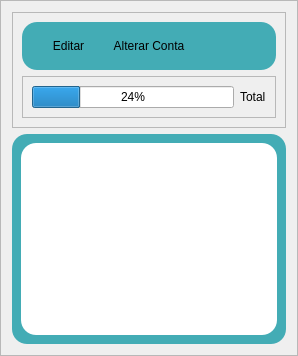
               <widget class="QFrame" name="frame_10">
                <property name="frameShape">
                 <enum>QFrame::StyledPanel</enum>
                </property>
                <property name="frameShadow">
                 <enum>QFrame::Raised</enum>
                </property>
                <layout class="QVBoxLayout" name="verticalLayout_29">
                 <item>
                  <widget class="QFrame" name="frame_13">
                   <property name="frameShape">
                    <enum>QFrame::StyledPanel</enum>
                   </property>
                   <property name="frameShadow">
                    <enum>QFrame::Raised</enum>
                   </property>
                   <layout class="QVBoxLayout" name="verticalLayout_30">
                    <item>
                     <widget class="QFrame" name="frame_16">
                      <property name="styleSheet">
                       <string notr="true">background-color: #43ACB5;
border-radius:15px;</string>
                      </property>
                      <property name="frameShape">
                       <enum>QFrame::StyledPanel</enum>
                      </property>
                      <property name="frameShadow">
                       <enum>QFrame::Raised</enum>
                      </property>
                      <layout class="QHBoxLayout" name="horizontalLayout_7">
                       <item>
                        <widget class="QPushButton" name="btn_editarUser">
                         <property name="minimumSize">
                          <size>
                           <width>0</width>
                           <height>30</height>
                          </size>
                         </property>
                         <property name="font">
                          <font>
                           <weight>50</weight>
                           <bold>false</bold>
                          </font>
                         </property>
                         <property name="cursor">
                          <cursorShape>PointingHandCursor</cursorShape>
                         </property>
                         <property name="styleSheet">
                          <string notr="true">
QPushButton:hover{
	
	
	color: rgb(255, 255, 255);
	background-color: rgb(65, 156, 204);
   border-top-left-radus:15px
}</string>
                         </property>
                         <property name="text">
                          <string>Editar</string>
                         </property>
                        </widget>
                       </item>
                       <item>
                        <widget class="QPushButton" name="btn_Alterconta">
                         <property name="minimumSize">
                          <size>
                           <width>0</width>
                           <height>30</height>
                          </size>
                         </property>
                         <property name="font">
                          <font>
                           <weight>50</weight>
                           <bold>false</bold>
                          </font>
                         </property>
                         <property name="cursor">
                          <cursorShape>PointingHandCursor</cursorShape>
                         </property>
                         <property name="styleSheet">
                          <string notr="true">
QPushButton:hover{
	
	
	color: rgb(255, 255, 255);
	background-color: rgb(65, 156, 204);
   border-top-left-radus:15px
}</string>
                         </property>
                         <property name="text">
                          <string>Alterar Conta</string>
                         </property>
                        </widget>
                       </item>
                       <item>
                        <widget class="QPushButton" name="btn_adicionarConta">
                         <property name="minimumSize">
                          <size>
                           <width>0</width>
                           <height>30</height>
                          </size>
                         </property>
                         <property name="cursor">
                          <cursorShape>PointingHandCursor</cursorShape>
                         </property>
                         <property name="styleSheet">
                          <string notr="true">
QPushButton:hover{
	
	
	background-color: rgb(65, 156, 204);
   border-top-left-radus:15px
}</string>
                         </property>
                         <property name="text">
                          <string/>
                         </property>
                         <property name="icon">
                          <iconset>
                           <normaloff>Icons/Upload.png</normaloff>Icons/Upload.png</iconset>
                         </property>
                        </widget>
                       </item>
                      </layout>
                     </widget>
                    </item>
                    <item>
                     <widget class="QFrame" name="frame_17">
                      <property name="styleSheet">
                       <string notr="true"/>
                      </property>
                      <property name="frameShape">
                       <enum>QFrame::StyledPanel</enum>
                      </property>
                      <property name="frameShadow">
                       <enum>QFrame::Raised</enum>
                      </property>
                      <layout class="QHBoxLayout" name="horizontalLayout_8">
                       <item>
                        <widget class="QProgressBar" name="Progressototal">
                         <property name="styleSheet">
                          <string notr="true"/>
                         </property>
                         <property name="value">
                          <number>24</number>
                         </property>
                        </widget>
                       </item>
                       <item>
                        <widget class="QLabel" name="label_18">
                         <property name="styleSheet">
                          <string notr="true">color: rgb(0, 0, 0);</string>
                         </property>
                         <property name="text">
                          <string>&lt;html&gt;&lt;head/&gt;&lt;body&gt;&lt;p&gt;Total&lt;/p&gt;&lt;/body&gt;&lt;/html&gt;</string>
                         </property>
                        </widget>
                       </item>
                      </layout>
                     </widget>
                    </item>
                   </layout>
                  </widget>
                 </item>
                 <item>
                  <widget class="QFrame" name="frame_15">
                   <property name="styleSheet">
                    <string notr="true">background-color: #43ACB5;
border-radius:15px;</string>
                   </property>
                   <property name="frameShape">
                    <enum>QFrame::StyledPanel</enum>
                   </property>
                   <property name="frameShadow">
                    <enum>QFrame::Raised</enum>
                   </property>
                   <layout class="QVBoxLayout" name="verticalLayout_32">
                    <item>
                     <widget class="QListWidget" name="relatorioconfig">
                      <property name="styleSheet">
                       <string notr="true">background-color: rgb(255, 255, 255);</string>
                      </property>
                     </widget>
                    </item>
                   </layout>
                  </widget>
                 </item>
                </layout>
               </widget>
